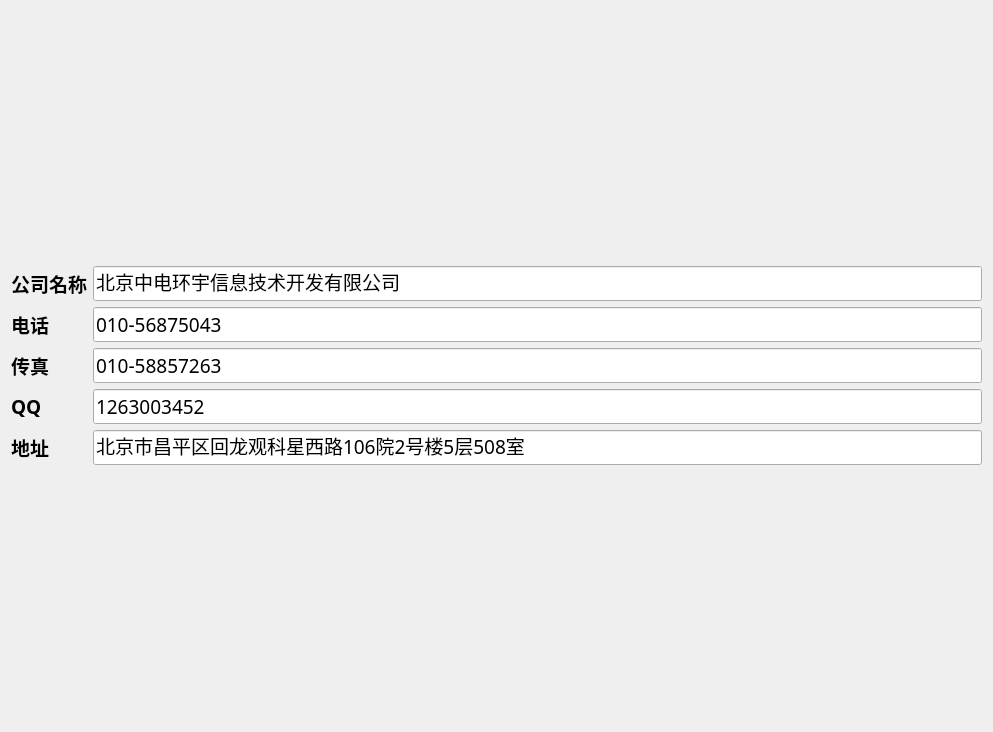
<?xml version="1.0" encoding="UTF-8"?>
<ui version="4.0">
 <class>UI_AboutMessage</class>
 <widget class="QWidget" name="UI_AboutMessage">
  <property name="geometry">
   <rect>
    <x>0</x>
    <y>0</y>
    <width>993</width>
    <height>732</height>
   </rect>
  </property>
  <property name="windowTitle">
   <string>Form</string>
  </property>
  <layout class="QGridLayout" name="gridLayout_2">
   <item row="0" column="0">
    <spacer name="verticalSpacer">
     <property name="orientation">
      <enum>Qt::Vertical</enum>
     </property>
     <property name="sizeHint" stdset="0">
      <size>
       <width>968</width>
       <height>270</height>
      </size>
     </property>
    </spacer>
   </item>
   <item row="1" column="0">
    <layout class="QGridLayout" name="gridLayout">
     <item row="0" column="0">
      <widget class="QLabel" name="label">
       <property name="sizePolicy">
        <sizepolicy hsizetype="Fixed" vsizetype="Preferred">
         <horstretch>0</horstretch>
         <verstretch>0</verstretch>
        </sizepolicy>
       </property>
       <property name="font">
        <font>
         <family>黑体</family>
         <pointsize>14</pointsize>
         <weight>75</weight>
         <bold>true</bold>
        </font>
       </property>
       <property name="text">
        <string>公司名称</string>
       </property>
      </widget>
     </item>
     <item row="0" column="1">
      <widget class="QLineEdit" name="lineEdit">
       <property name="sizePolicy">
        <sizepolicy hsizetype="Expanding" vsizetype="Fixed">
         <horstretch>0</horstretch>
         <verstretch>0</verstretch>
        </sizepolicy>
       </property>
       <property name="font">
        <font>
         <family>黑体</family>
         <pointsize>14</pointsize>
         <weight>50</weight>
         <bold>false</bold>
        </font>
       </property>
       <property name="text">
        <string>北京中电环宇信息技术开发有限公司</string>
       </property>
       <property name="readOnly">
        <bool>true</bool>
       </property>
      </widget>
     </item>
     <item row="1" column="0">
      <widget class="QLabel" name="label_2">
       <property name="font">
        <font>
         <family>黑体</family>
         <pointsize>14</pointsize>
         <weight>75</weight>
         <bold>true</bold>
        </font>
       </property>
       <property name="text">
        <string>电话</string>
       </property>
      </widget>
     </item>
     <item row="1" column="1">
      <widget class="QLineEdit" name="lineEdit_2">
       <property name="sizePolicy">
        <sizepolicy hsizetype="Expanding" vsizetype="Fixed">
         <horstretch>0</horstretch>
         <verstretch>0</verstretch>
        </sizepolicy>
       </property>
       <property name="font">
        <font>
         <family>黑体</family>
         <pointsize>14</pointsize>
         <weight>50</weight>
         <bold>false</bold>
        </font>
       </property>
       <property name="text">
        <string>010-56875043</string>
       </property>
       <property name="readOnly">
        <bool>true</bool>
       </property>
      </widget>
     </item>
     <item row="2" column="0">
      <widget class="QLabel" name="label_3">
       <property name="font">
        <font>
         <family>黑体</family>
         <pointsize>14</pointsize>
         <weight>75</weight>
         <bold>true</bold>
        </font>
       </property>
       <property name="text">
        <string>传真</string>
       </property>
      </widget>
     </item>
     <item row="2" column="1">
      <widget class="QLineEdit" name="lineEdit_3">
       <property name="sizePolicy">
        <sizepolicy hsizetype="Expanding" vsizetype="Fixed">
         <horstretch>0</horstretch>
         <verstretch>0</verstretch>
        </sizepolicy>
       </property>
       <property name="font">
        <font>
         <family>黑体</family>
         <pointsize>14</pointsize>
         <weight>50</weight>
         <bold>false</bold>
        </font>
       </property>
       <property name="text">
        <string>010-58857263</string>
       </property>
       <property name="readOnly">
        <bool>true</bool>
       </property>
      </widget>
     </item>
     <item row="3" column="0">
      <widget class="QLabel" name="label_4">
       <property name="font">
        <font>
         <family>黑体</family>
         <pointsize>14</pointsize>
         <weight>75</weight>
         <bold>true</bold>
        </font>
       </property>
       <property name="text">
        <string>QQ</string>
       </property>
      </widget>
     </item>
     <item row="3" column="1">
      <widget class="QLineEdit" name="lineEdit_4">
       <property name="sizePolicy">
        <sizepolicy hsizetype="Expanding" vsizetype="Fixed">
         <horstretch>0</horstretch>
         <verstretch>0</verstretch>
        </sizepolicy>
       </property>
       <property name="font">
        <font>
         <family>黑体</family>
         <pointsize>14</pointsize>
         <weight>50</weight>
         <bold>false</bold>
        </font>
       </property>
       <property name="text">
        <string>1263003452</string>
       </property>
       <property name="readOnly">
        <bool>true</bool>
       </property>
      </widget>
     </item>
     <item row="4" column="0">
      <widget class="QLabel" name="label_5">
       <property name="font">
        <font>
         <family>黑体</family>
         <pointsize>14</pointsize>
         <weight>75</weight>
         <bold>true</bold>
        </font>
       </property>
       <property name="text">
        <string>地址</string>
       </property>
      </widget>
     </item>
     <item row="4" column="1">
      <widget class="QLineEdit" name="lineEdit_5">
       <property name="sizePolicy">
        <sizepolicy hsizetype="Expanding" vsizetype="Fixed">
         <horstretch>0</horstretch>
         <verstretch>0</verstretch>
        </sizepolicy>
       </property>
       <property name="font">
        <font>
         <family>黑体</family>
         <pointsize>14</pointsize>
         <weight>50</weight>
         <bold>false</bold>
        </font>
       </property>
       <property name="text">
        <string>北京市昌平区回龙观科星西路106院2号楼5层508室</string>
       </property>
       <property name="readOnly">
        <bool>true</bool>
       </property>
      </widget>
     </item>
    </layout>
   </item>
   <item row="2" column="0">
    <spacer name="verticalSpacer_2">
     <property name="orientation">
      <enum>Qt::Vertical</enum>
     </property>
     <property name="sizeHint" stdset="0">
      <size>
       <width>958</width>
       <height>270</height>
      </size>
     </property>
    </spacer>
   </item>
  </layout>
 </widget>
 <resources/>
 <connections/>
</ui>
